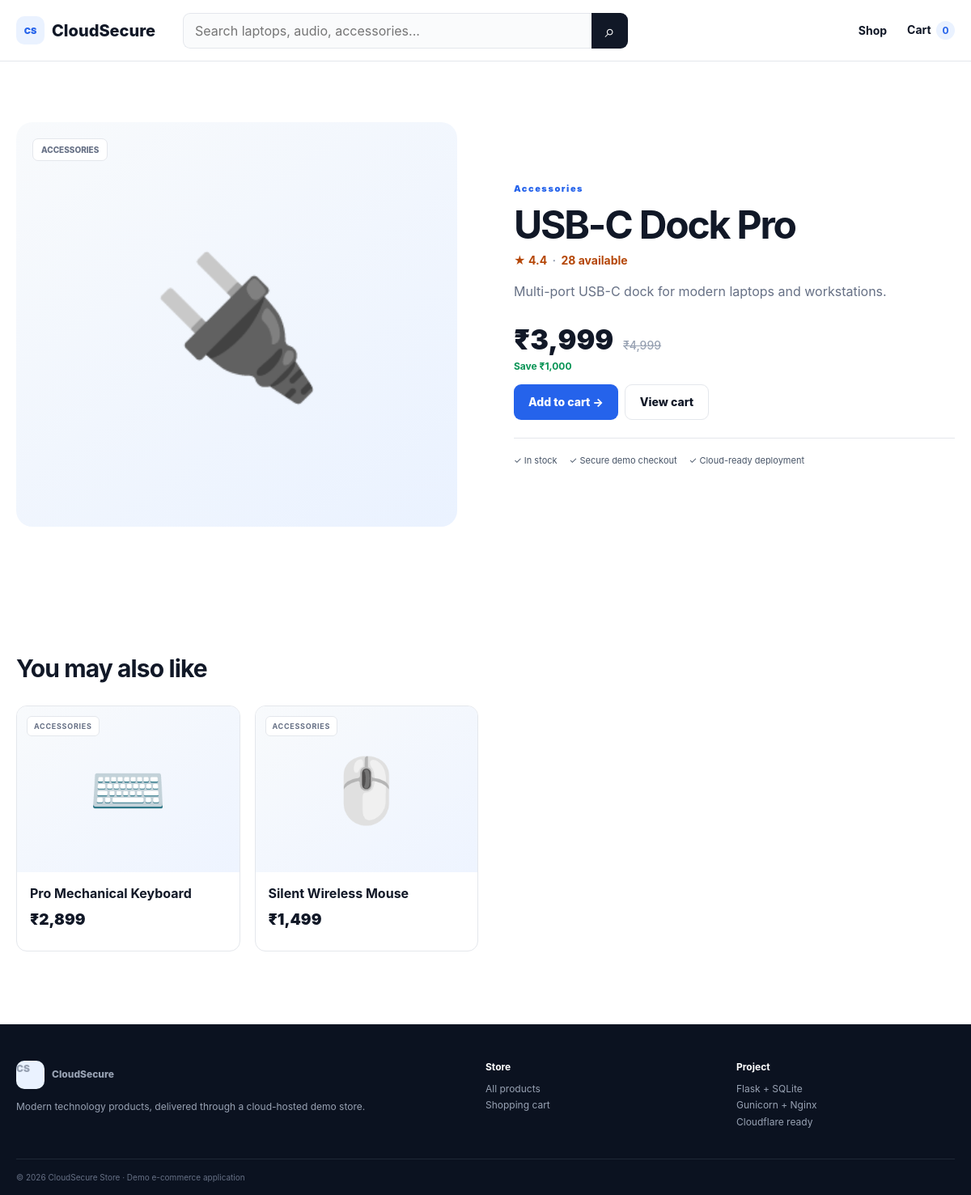
Page /product/6 on the committed database.
### tables this page shows
CREATE TABLE products (
            id INTEGER PRIMARY KEY AUTOINCREMENT,
            name TEXT NOT NULL,
            category TEXT NOT NULL,
            price INTEGER NOT NULL,
            old_price INTEGER NOT NULL,
            emoji TEXT NOT NULL,
            description TEXT NOT NULL,
            rating REAL NOT NULL,
            stock INTEGER NOT NULL
        );

### app.py (the view)
@app.route("/product/<int:product_id>")
def product(product_id):
    item = get_product(product_id)
    if not item:
        abort(404)
    related = db().execute(
        "SELECT * FROM products WHERE category=? AND id!=? LIMIT 4",
        (item["category"], product_id),
    ).fetchall()
    return render_template("product.html", product=item, related=related)

### app.py (called while the page is built, shortened)
def db():
    if "db" not in g:
        g.db = sqlite3.connect(DB_PATH)
        g.db.row_factory = sqlite3.Row
    return g.db

def get_product(product_id):
    return db().execute("SELECT * FROM products WHERE id=?", (product_id,)).fetchone()

def get_cart():
    return session.get("cart", {})

def cart_details():
    cart = get_cart()
    items = []
    total = 0
    count = 0
    return items, total, count

@app.context_processor
def global_values():
    _, total, count = cart_details()
    return {"cart_count": count, "cart_total": total}

@app.template_filter("money")
def money(value):
    return f"₹{int(value):,}"

### templates/product.html (shortened to what this page needs)
{% extends "base.html" %}
{% block content %}
<section class="container product-page">
  <div class="detail-art"><span>{{ product['emoji'] }}</span><small>{{ product['category'] }}</small></div>
  <div class="detail-info"><div class="eyebrow">{{ product['category'] }}</div><h1>{{ product['name'] }}</h1><div class="rating large-rating">★ {{ product['rating'] }} <span>·</span> {{ product['stock'] }} available</div><p>{{ product['description'] }}</p><div class="detail-price">{{ product['price']|money }} <del>{{ product['old_price']|money }}</del></div><div class="saving">Save {{ (product['old_price']-product['price'])|money }}</div><form method="post" action="{{ url_for('add_to_cart', product_id=product['id']) }}"><button class="btn primary">Add to cart →</button><a class="btn outline" href="{{ url_for('cart') }}">View cart</a></form><div class="product-notes"><span>✓ In stock</span><span>✓ Secure demo checkout</span><span>✓ Cloud-ready deployment</span></div></div>
</section>
{% if related %}<section class="container section"><div class="section-title"><h2>You may also like</h2></div><div class="product-grid">{% for p in related %}<article class="product-card"><a class="product-art" href="{{ url_for('product', product_id=p['id']) }}"><span>{{ p['emoji'] }}</span><b>{{ p['category'] }}</b></a><div class="product-body"><a href="{{ url_for('product', product_id=p['id']) }}"><h3>{{ p['name'] }}</h3></a><div class="price">{{ p['price']|money }}</div></div></article>{% endfor %}</div></section>{% endif %}
{% endblock %}

### static/css/style.css (style rules this page uses)
:root { --ink:#111827;--muted:#667085;--line:#e4e7ec;--soft:#f7f9fc;--blue:#2563eb;--blue2:#1d4ed8;--dark:#111827;--green:#079455;--orange:#b54708;--white:#fff }
* { box-sizing:border-box }
html { scroll-behavior:smooth }
body { margin:0;font-family:Inter,ui-sans-serif,system-ui,-apple-system,BlinkMacSystemFont,"Segoe UI",sans-serif;color:var(--ink);background:#fff }
a { text-decoration:none;color:inherit }
button,input,select { font:inherit }
.container { width:min(1180px,calc(100% - 40px));margin:auto }
.eyebrow { font-size:11px;letter-spacing:.14em;font-weight:900;color:var(--blue) }
h1 { font-size:56px;line-height:1.03;letter-spacing:-.045em;margin:13px 0 21px }
.btn { display:inline-flex;align-items:center;justify-content:center;border:0;border-radius:9px;padding:12px 18px;font-weight:800;cursor:pointer;font-size:14px;min-height:44px }
.btn.primary { background:var(--blue);color:#fff }
.btn.outline { border:1px solid var(--line);margin-left:8px;background:#fff }
.section { padding-top:70px;padding-bottom:70px }
.section-title,.shop-heading { display:flex;justify-content:space-between;align-items:end;margin-bottom:28px }
.section-title h2,.shop-heading h1 { margin:7px 0 0 }
.section-title h2 { font-size:30px;letter-spacing:-.03em }
.product-grid { display:grid;grid-template-columns:repeat(4,1fr);gap:18px }
.product-card { border:1px solid var(--line);border-radius:13px;overflow:hidden;background:#fff;transition:transform .18s,box-shadow .18s }
.product-art { height:205px;background:linear-gradient(145deg,#f8fafc,#eef4ff);position:relative;display:grid;place-items:center }
.product-art span { font-size:78px }
.product-art b { position:absolute;left:12px;top:12px;padding:6px 8px;border-radius:6px;background:#fff;border:1px solid var(--line);font-size:9px;text-transform:uppercase;letter-spacing:.08em;color:#667085 }
.product-body { padding:16px }
.product-body h3 { margin:0 0 7px;font-size:16px }
.rating { color:var(--orange);font-size:12px;font-weight:750 }
.rating span { color:#98a2b3;margin:0 3px }
.price { font-size:19px;font-weight:900;margin:11px 0 }
.product-page { display:grid;grid-template-columns:1fr 1fr;gap:70px;align-items:center;padding-top:75px;padding-bottom:80px }
.detail-art { height:500px;border-radius:20px;background:linear-gradient(145deg,#f8fafc,#eaf2ff);display:grid;place-items:center;position:relative }
.detail-art span { font-size:170px }
.detail-art small { position:absolute;top:20px;left:20px;background:#fff;border:1px solid var(--line);padding:7px 10px;border-radius:7px;font-size:10px;text-transform:uppercase;font-weight:850;color:var(--muted) }
.detail-info h1 { font-size:48px;margin-bottom:10px }
.detail-info>p { color:var(--muted);font-size:16px;line-height:1.8;max-width:550px }
.large-rating { font-size:14px }
.detail-price { font-size:34px;font-weight:950;margin-top:24px }
.detail-price del { font-size:14px;color:#98a2b3;font-weight:500;margin-left:5px }
.saving { color:var(--green);font-weight:750;font-size:12px;margin:5px 0 15px }
.product-notes { display:flex;gap:15px;flex-wrap:wrap;border-top:1px solid var(--line);padding-top:20px;margin-top:22px;color:#475467;font-size:11px }

### rows in the picture
products: emoji "🔌", category "ACCESSORIES", category "Accessories", name "USB-C Dock Pro", rating "4.4", stock "28", description "Multi-port USB-C dock for modern laptops and workstations.", price "₹3,999", old_price "₹4,999", (product['old_price']-product['price'])|money "₹1,000"
products: emoji "⌨️", category "ACCESSORIES", name "Pro Mechanical Keyboard", price "₹2,899"
products: emoji "🖱️", category "ACCESSORIES", name "Silent Wireless Mouse", price "₹1,499"

### other values in the picture
{{ cart_count }} "0"
